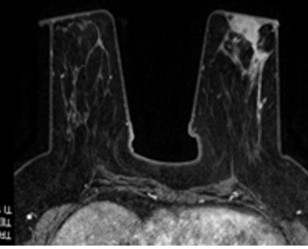
//> input picture Operaciones y preprocesamiento de imágenes/practica2.1/code/imagen1.jpg, 308 x 249 px
$ ./Parte3   (built with g++ and OpenCV 4)
//> lines starting //> are read from the running program, lines starting //| are printed output that depends on the picture
#include <iostream>
#include <opencv2/opencv.hpp>
#include <vector>

using namespace std;
using namespace cv;

void applyMorphologicalOperations(const Mat& img, const Size& kernel_size) {
    Mat kernel = getStructuringElement(MORPH_RECT, kernel_size);

    Mat erosion;
    erode(img, erosion, kernel, Point(-1, -1), 1);

    Mat dilation;
    dilate(img, dilation, kernel, Point(-1, -1), 1);

    Mat tophat;
    morphologyEx(img, tophat, MORPH_TOPHAT, kernel);

    Mat blackhat;
    morphologyEx(img, blackhat, MORPH_BLACKHAT, kernel);

    Mat ecuacion;
    add(img, tophat - blackhat, ecuacion);

    imshow("Original (Kernel " + to_string(kernel_size.width) + "x" + to_string(kernel_size.height) + ")", img);
    imshow("Erosión (Kernel " + to_string(kernel_size.width) + "x" + to_string(kernel_size.height) + ")", erosion);
    imshow("Dilatación (Kernel " + to_string(kernel_size.width) + "x" + to_string(kernel_size.height) + ")", dilation);
    imshow("Top Hat (Kernel " + to_string(kernel_size.width) + "x" + to_string(kernel_size.height) + ")", tophat);
    imshow("Black Hat (Kernel " + to_string(kernel_size.width) + "x" + to_string(kernel_size.height) + ")", blackhat);
    imshow("Ecuacion (Kernel " + to_string(kernel_size.width) + "x" + to_string(kernel_size.height) + ")", ecuacion);

    waitKey(0);
    destroyAllWindows();
}

int main() {
    vector<string> image_files = {"/home/kelly/Descargas/imagen1.jpg", "/home/kelly/Descargas/imagen2.jpg", "/home/kelly/Descargas/imagen3.jpg"};

    vector<Size> kernel_sizes = {Size(35, 35), Size(37, 37), Size(39, 39)};

    for (const string& file : image_files) {
        Mat img = imread(file, IMREAD_GRAYSCALE);
//> img is the input picture: 249 rows x 308 cols, CV_8UC1; min 0, max 255, mean 40.4
        if (img.empty()) {
            cout << "El archivo " << file << " no pudo ser leído, verifica la ruta" << endl;
            continue;
        }

        for (const Size& kernel_size : kernel_sizes) {
            applyMorphologicalOperations(img, kernel_size);
        }
//> this loop made 3 passes
//> pass 1, in applyMorphologicalOperations, `erode(img, erosion, kernel, Point(-1, -1), 1);`:
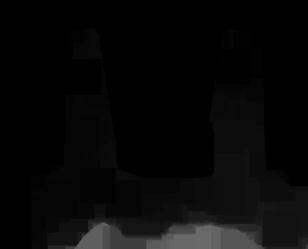
//> erosion: 249 rows x 308 cols, CV_8UC1; min 0, max 106, mean 8
//> pass 1, in applyMorphologicalOperations, `dilate(img, dilation, kernel, Point(-1, -1), 1);`:
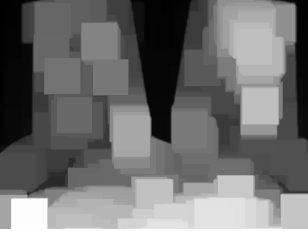
//> dilation: 249 rows x 308 cols, CV_8UC1; min 0, max 255, mean 120.1
//> pass 1, in applyMorphologicalOperations, `morphologyEx(img, tophat, MORPH_TOPHAT, kernel);`:
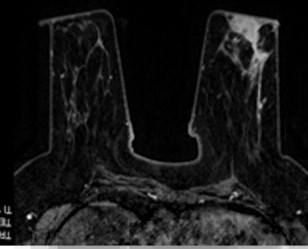
//> tophat: 249 rows x 308 cols, CV_8UC1; min 0, max 255, mean 22.9
//> pass 1, in applyMorphologicalOperations, `morphologyEx(img, blackhat, MORPH_BLACKHAT, kernel);`:
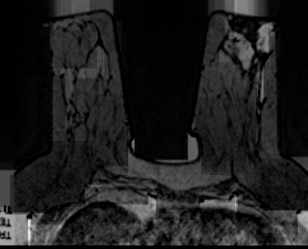
//> blackhat: 249 rows x 308 cols, CV_8UC1; min 0, max 244, mean 29.3
    }
//> pass 2 of the loop `for (const string& file : image_files)`:
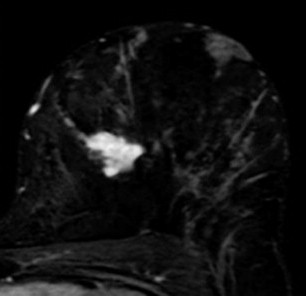
//> input picture Operaciones y preprocesamiento de imágenes/practica2.1/code/imagen2.jpg, 306 x 296 px
//> img is the input picture: 296 rows x 306 cols, CV_8UC1; min 0, max 243, mean 15.9
//> the loop `for (const Size& kernel_size : kernel_sizes)` made 3 passes
//> pass 1, in applyMorphologicalOperations (call 4), `dilate(img, dilation, kernel, Point(-1, -1), 1);`:
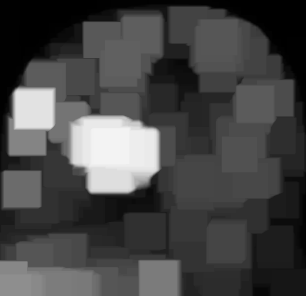
//> dilation: 296 rows x 306 cols, CV_8UC1; min 0, max 243, mean 70.4
//> pass 1, in applyMorphologicalOperations (call 4), `morphologyEx(img, blackhat, MORPH_BLACKHAT, kernel);`:
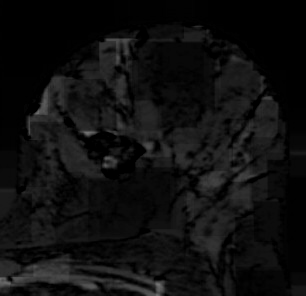
//> blackhat: 296 rows x 306 cols, CV_8UC1; min 0, max 116, mean 15.1
//> pass 3 of the loop `for (const string& file : image_files)`:
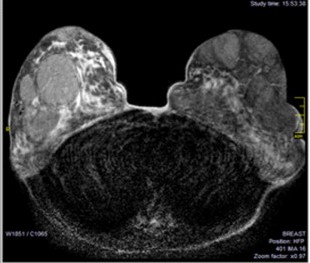
//> input picture Operaciones y preprocesamiento de imágenes/practica2.1/code/imagen3.jpg, 310 x 263 px
//> img: 263 rows x 310 cols, CV_8UC1
//> the loop `for (const Size& kernel_size : kernel_sizes)` made 3 passes
//> pass 1, in applyMorphologicalOperations (call 7), `dilate(img, dilation, kernel, Point(-1, -1), 1);`:
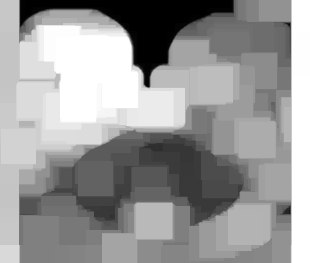
//> dilation: 263 rows x 310 cols, CV_8UC1; min 0, max 255, mean 153
//> pass 1, in applyMorphologicalOperations (call 7), `morphologyEx(img, blackhat, MORPH_BLACKHAT, kernel);`:
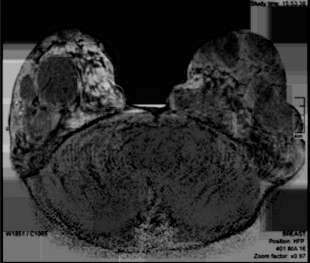
//> blackhat: 263 rows x 310 cols, CV_8UC1; min 0, max 203, mean 46.2

    return 0;
}
